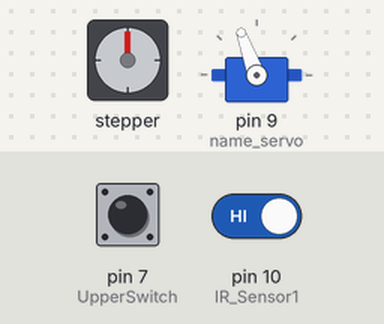
Recording of a sketch running on a simulated Arduino Uno, built with avr-gcc and run on an emulated ATmega328P. On the bench: stepper motor, servo. Wiring (inferred from the names in the program): stepper motor driver (200 steps per turn assumed): step pin 5; direction pin 6. The inputs (shaded band) are chosen by the test bench; at power-on: pin 10 (IR_Sensor1) HIGH, pin 7 (UpperSwitch) LOW.

Above: at 1.2 s.
1.3 s: pin 10 (IR_Sensor1) driven LOW
At 6.5 s:
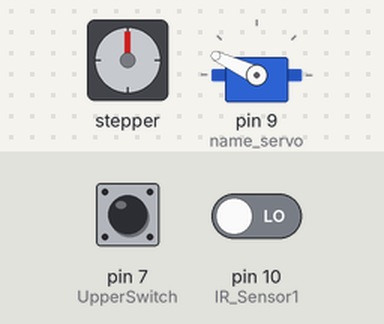
At 7.9 s:
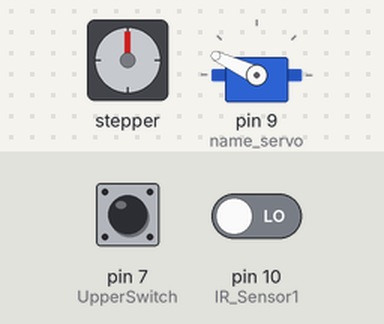
Timing chart, 0 to 13.3 s (numbered marks = the images above; inputs shaded):
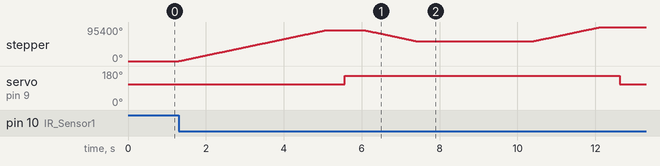

Measured:
- after the input at 1.3 s, stepper: turns 86400° clockwise in 3.8 s, then 30600° counter-clockwise in 1.3 s, then 39600° clockwise in 1.7 s; servo on pin 9 (name_servo): 110° → 155° after 4.3 s, → 110° 7.1 s later

The sketch:

code.ino
```cpp
#include <Servo.h>
const int StepPin = 5;
const int DirPin = 6;
const int UpperSwitch  = 7;
const int IR_Sensor1 = 10;
Servo name_servo;
int servo_position = 0;

void setup() {
  name_servo.attach (9);
  name_servo.write(110);
  pinMode(StepPin, OUTPUT);
  pinMode(DirPin, OUTPUT);
  pinMode(UpperSwitch , INPUT);
  pinMode(IR_Sensor1 , INPUT);


  while ( digitalRead( UpperSwitch) == HIGH ) {
    digitalWrite(DirPin, LOW); // Gantry Up
    Homing (1);
  }
}

void loop() {
  int Sensor1  =  digitalRead( IR_Sensor1);

  // Conveyor moves till sensor reads high , sensor is high so it stops

  if ( Sensor1 == LOW ) // IR low : object detected
  {{
      GantryDown ();
    }
    delay (500);
    name_servo.write(155);  //servo closes
    delay ( 500) ;

    digitalWrite ( DirPin , LOW ) ; // Gantry Up
    motorStep2 (1) ;

    // Conveyor moves with the lower part
    delay (3000) ;

    { digitalWrite ( DirPin , HIGH ) ; // Gantry Down
      motorStep3 (1) ;
    }
    delay (500);
    name_servo.write(110); //servo opens
    delay (500);

    while ( digitalRead( UpperSwitch) == HIGH ) {
      digitalWrite(DirPin, LOW); // Gantry Up
      Homing (1);
      }
    delay (3000) ;
  }
}

// Conveyor moves normally

void motorStep( int Steps) {
for (int n = 0; n < 2; n++){
  for (int x = 0; x < 24000; x++) {
    digitalWrite(StepPin, HIGH);
    delayMicroseconds(35);
    digitalWrite(StepPin, LOW);
    delayMicroseconds(35);
  }}
}

void motorStep2( int Steps) {

  for (int x = 0; x < 17000; x++) { // 2000 as when gantry is going down to release , it can't stop by the limit , it must be calibrated by steps
    digitalWrite(StepPin, HIGH);
    delayMicroseconds(35);
    digitalWrite(StepPin, LOW);
    delayMicroseconds(35);
  }
}
void motorStep3( int Steps) {

  for (int x = 0; x < 22000; x++) {
    digitalWrite(StepPin, HIGH);
    delayMicroseconds(35);
    digitalWrite(StepPin, LOW);
    delayMicroseconds(35);
  }
}


void Homing ( int Stepss) {
  for (int i = 0; i < Stepss; i++) {
    digitalWrite(StepPin, HIGH);
    delayMicroseconds(30);
    digitalWrite(StepPin, LOW);
    delayMicroseconds(30);
  }
}
void GantryDown (void) {
  { digitalWrite ( DirPin , HIGH ) ; // Gantry Down
    motorStep (1) ;
  }
}

void GantryUp (void) {
  { digitalWrite(DirPin, LOW); // Gantry Up
    motorStep (1) ;
  }
}
```
